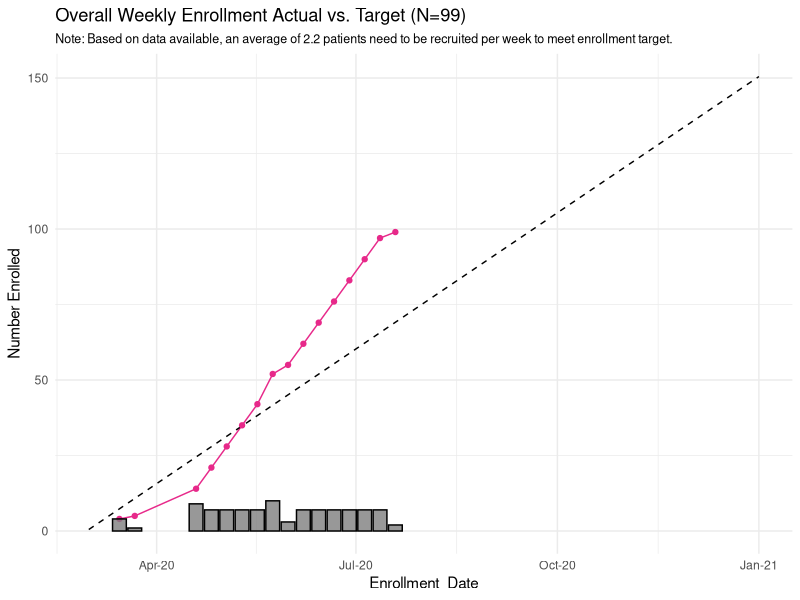
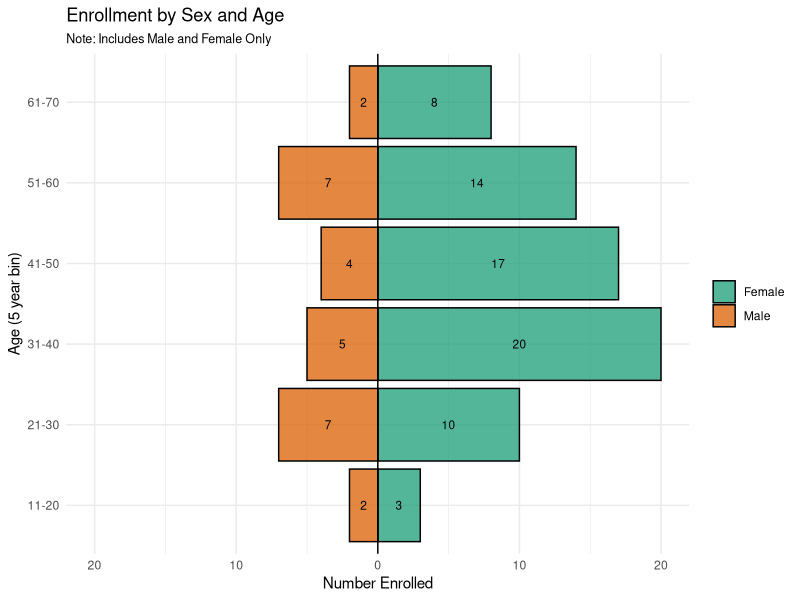

Generate these figures, in order, with R:
## ---- chunk 1
#| warning: false
#| include: false

# Needed Package names
packages <- c("tidyverse", "ggplot2", "scales", "readxl", "RColorBrewer" )
# Install packages not yet installed
installed_packages <- packages %in% rownames(installed.packages())
if (any(installed_packages == FALSE)) {
  install.packages(packages[!installed_packages])
}
# Attach Packages
invisible(lapply(packages, library, character.only = TRUE))


## ---- chunk 2
#| code-fold: false
#| code-summary: "Display/Hide plot code"
#| warning: false

df <- read_xlsx("EnrollReport_Input_Example.xlsx",  guess_max = 1000)
head(df)
## ---- chunk 3
#| code-fold: show
#| code-summary: "Display/Hide plot code"
#| warning: false
#| lightbox:
#|   description: Study Recruitment Plot

#format data as necessary
enrolldata <- df  |>  
  mutate(enrol_d=as.Date(enrol_d)) |>
  mutate(sex=toupper(sex)) |> 
  mutate(age=as.numeric(floor(age))) |> 
  mutate(enrol_w=floor_date(as.Date(enrol_d), "week")) |> 
  mutate(start_d=as.Date(start_d)) |> 
  mutate(end_d=as.Date(end_d)) |> 
  mutate(interval=interval(start_d, end_d) ) |> 
  mutate(avg= max(target) / time_length(interval, unit="days") ) |> 
  mutate(interval2=interval(max(as.Date(enrol_d)), as.Date(end_d)) ) |> 
  mutate(weeksleft=time_length(interval2, unit="weeks") ) |>
  select(-c(interval, interval2))
  
#calculate total number of IDs
totalids <- as.numeric(n_distinct(enrolldata$id))

#calculate count per week and cumulative sum
count <- enrolldata |>
  group_by(enrol_w) |>
  summarise(count = n()) 
cumsum <- count |>
    summarize(cumsum = cumsum(count)) 

totenrol <- cbind(count, cumsum)

#calculate date range and the recruitment metric
daterange <- enrolldata |> 
    complete(enrol_d= seq.Date(min(start_d), max(end_d), by="day")) |> 
    mutate(avg=max(enrolldata$avg)) |> 
    group_by(enrol_d) |> 
    summarize(avg=max(avg)) |> 
    mutate(cumavg=cumsum(avg))

goalavg <- round( ( as.numeric(max(enrolldata$target)) - as.numeric(max(cumsum$cumsum, na.rm =T)) ) /
                    max(enrolldata$weeksleft), 1)

accent1 <- RColorBrewer::brewer.pal(5, "Dark2")

plot <-  ggplot() + 
  geom_line(data=totenrol, aes(x=enrol_w, y=cumsum), linetype="solid", color=accent1[4]  )+ 
  geom_line(data=daterange, aes(x=enrol_d, y=cumavg), linetype="dashed")+
  geom_point(data=totenrol, aes(x=enrol_w, y=cumsum), size = 1.5, color=accent1[4]) +
  geom_bar(data=totenrol, stat="identity",  fill="grey50", alpha=0.8, color="black", aes(x=enrol_w, y=count))+
  scale_x_date(date_labels="%b-%y", breaks=pretty_breaks())+
  scale_y_continuous(breaks = pretty_breaks())+
  xlab("Enrollment  Date") + 
  ylab("Number Enrolled") + 
  labs(title = paste0("Overall Weekly Enrollment Actual vs. Target (N=",totalids, ")" ), 
       subtitle = paste0("Note: Based on data available, an average of ", goalavg, " patients need to be recruited per week to meet enrollment target.") ) +
  theme_minimal()+
  theme(plot.title = element_text(hjust = 0), 
        legend.position="none", 
        legend.title = element_blank(),
        plot.subtitle = element_text(size=9), 
        plot.caption = element_text(hjust=0)) 

plot

## ---- chunk 4
#| code-fold: show
#| code-summary: "Display/Hide plot code"
#| warning: false
#| lightbox:
#|   description: Age/Sex Distribution via a Pyramid Plot

enrolldata$sex <- ordered(enrolldata$sex, levels= c('F', 'M', 'O'), labels=c('Female', 'Male', 'Other'))

sexdist <- enrolldata %>% 
  filter(!is.na(age)) %>% 
  mutate(agebin = cut(age, breaks = c(0, 10, 20, 30, 40, 50, 60, 70),  
                       c("0-10", "11-20", "21-30", "31-40", "41-50", "51-60", "61-70" ))) |> 
  filter(sex=="Male" | sex=="Female") %>% 
  group_by(sex, agebin) %>% 
  summarise(count=n()) %>% 
  mutate(count = ifelse(sex == "Female",count, -1*count)) 

breaks_values <- pretty(-max(sexdist$count):max(sexdist$count))

sexhist <- sexdist %>%
  ggplot(aes(x = agebin, y = count, fill = sex))+
  geom_bar(stat = "identity", color="black", alpha=0.75)+
  geom_text(aes(label=abs(count)), position=position_stack(vjust=0.5), color="black",size=3)+
  coord_flip()+
  scale_y_continuous(limits = c(-max(sexdist$count),max(sexdist$count)),
                     breaks = breaks_values,
                     labels = abs(breaks_values) )+
  geom_hline(yintercept = 0)+
  scale_fill_brewer(palette="Dark2")+
  xlab("Age (5 year bin)") + ylab("Number Enrolled")+
  labs(title = "Enrollment by Sex and Age", subtitle="Note: Includes Male and Female Only") +
  theme_minimal()+
  theme(plot.title = element_text(hjust = 0), legend.position="right", legend.title = element_blank(), 
        plot.subtitle = element_text(size=9), plot.caption = element_text(hjust=0)) 

plot(sexhist)


